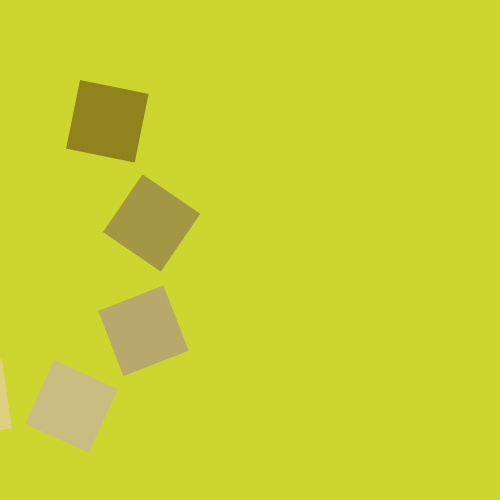
Frame 1 (no input)
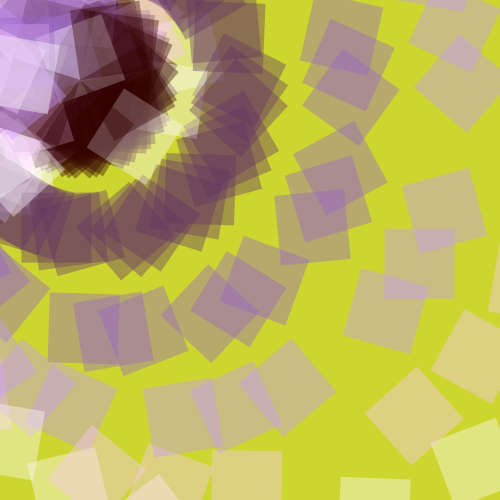
Frame 60 (the mouse pressed at the canvas centre just before this capture)
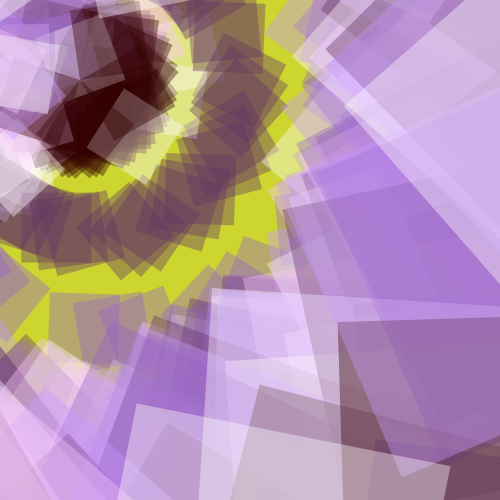
Frame 120 (the mouse held since frame 60 and released just before this capture)

The Processing sketch that drew these frames (run headless with seeded random() and noise(); from frame 60 on, the mouse is pressed at the canvas centre):

// Processing sketch: processing_166120
// ── processing_166120.pde

float angle=0.0;
void setup(){
  background(204,214,47);
  size(500,500);
  smooth();
  noStroke();
  frameRate(15);
}
void draw(){
  for(int i=0;i<255;i+=50){
  fill(50+i,i,i*2,100);
  //rect(0,0,width,height);
  //fill(i,i,i,12);
  angle=angle+0.2;
  translate(80,80);
  rotate(angle);
  rect(mouseX,mouseY,mouseX+70,mouseY+70);
}
}
